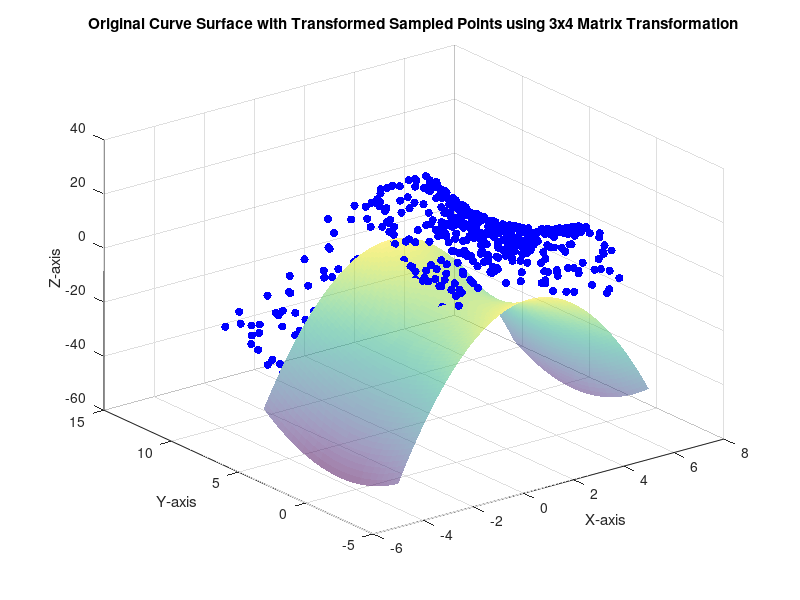

The MATLAB script that drew this image:
% Define the coefficients
a = -2;
b = 0.5;
c = -0.1;
d = -0.02;
e = 0.4;
f = 1;

% Define your equation f(x, y)
f = @(x, y) a * x.^2 + b * x + c * x .* y + d * y + e * y.^2 + f;

% Create a grid of x and y values
x_min = -5;
x_max = 5;
y_min = -5;
y_max = 5;
num_points = 100;
x = linspace(x_min, x_max, num_points);
y = linspace(y_min, y_max, num_points);
[X, Y] = meshgrid(x, y);

% Evaluate the function
Z = f(X, Y);

% Sample 500 points from the surface
num_samples = 500;
rng('default');  % Reset the random number generator for reproducibility
indices = randperm(numel(X), num_samples);  % Randomly select indices
sampled_x = X(indices);
sampled_y = Y(indices);
sampled_z = Z(indices);

% ... (rest of the code up to the sampled data)

% Define a 3x4 transformation matrix
% Define the rotation angles
theta_x = pi/36; % Example rotation angle for x-axis
theta_y = 0; % Example rotation angle for y-axis
theta_z = pi/24; % Example rotation angle for z-axis

% Define the individual rotation matrices
R_x = [1, 0, 0;
       0, cos(theta_x), -sin(theta_x);
       0, sin(theta_x), cos(theta_x)];

R_y = [cos(theta_y), 0, sin(theta_y);
       0, 1, 0;
       -sin(theta_y), 0, cos(theta_y)];

R_z = [cos(theta_z), -sin(theta_z), 0;
       sin(theta_z), cos(theta_z), 0;
       0, 0, 1];

% Combine the rotation matrices
R = R_x * R_y * R_z;
translation = [2; 3; 15]; % Translation vector

T = [R, translation];
% Display the rotation matrix
disp('Rotation Matrix R:');
disp(R);

% Apply the transformation to the sampled points
homogeneous_coords = [sampled_x(:)'; sampled_y(:)'; sampled_z(:)'; ones(1, numel(sampled_x))];
transformed_data_homogeneous = T * homogeneous_coords;

% Convert back from homogeneous to Cartesian coordinates
transformed_data = transformed_data_homogeneous(1:3, :)';

% Extract transformed x, y, and z coordinates
transformed_x = transformed_data(:, 1);
transformed_y = transformed_data(:, 2);
transformed_z = transformed_data(:, 3);

% Save the transformed data to a .txt file
filename_transformed = 'transformed_data.txt';
dlmwrite(filename_transformed, transformed_data, 'delimiter', ' ');

disp(['Transformed data saved to ' filename_transformed]);

% Create a 3D plot of the original curve surface
figure;
surf(X, Y, Z, 'FaceAlpha', 0.5, 'EdgeAlpha', 0.2); % Original surface

hold on;

% Plot the transformed sampled points as blue dots
scatter3(transformed_x, transformed_y, transformed_z, 'b', 'filled'); % Transformed points

xlabel('X-axis');
ylabel('Y-axis');
zlabel('Z-axis');
title('Original Curve Surface with Transformed Sampled Points using 3x4 Matrix Transformation');
hold off;
